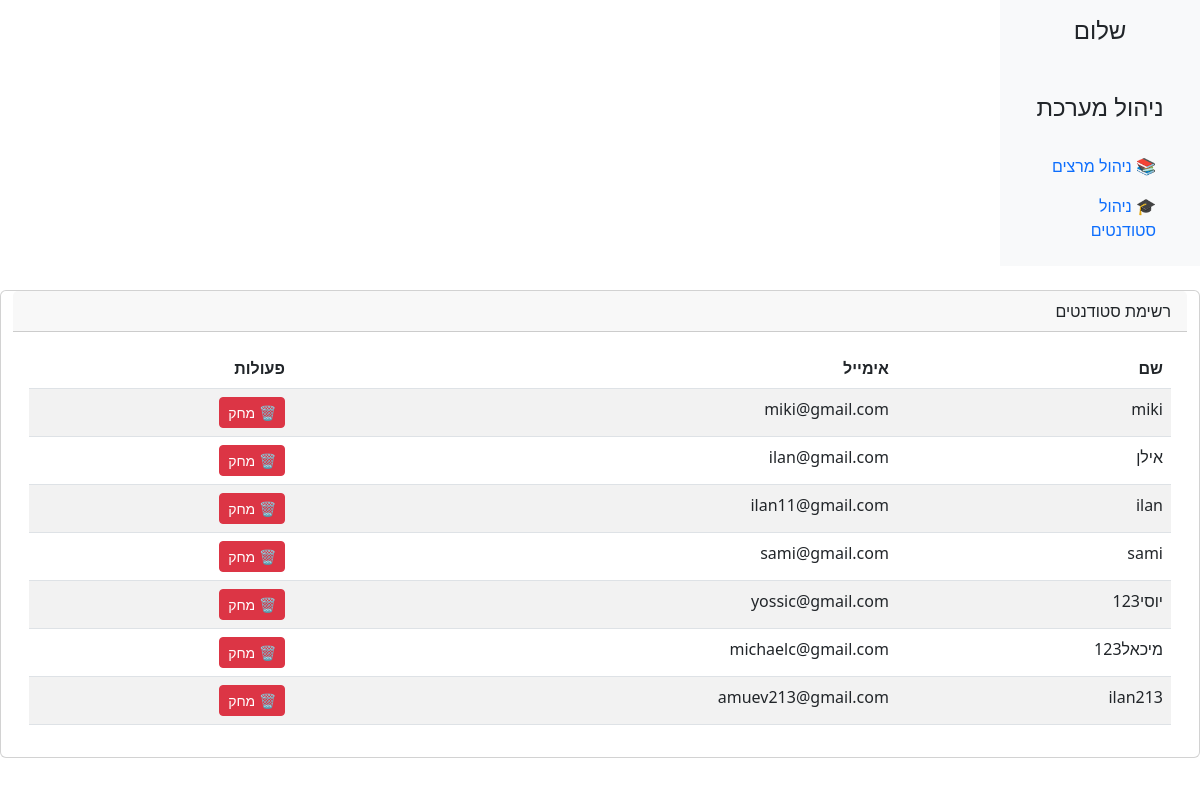
The page /admin_page_students_section/ on the database its author committed.
### App_SetUp/models.py (models this page shows)
class User(AbstractUser):
    is_admin = models.BooleanField('Is admin', default=False)
    is_student = models.BooleanField('Is student', default=False)
    is_lecturer = models.BooleanField('Is lecturer', default=False)

### App_SetUp/views.py (the view)
# urls.py: path('admin_page_students_section/', views.manage_students, name='manage_students'),
def manage_students(request):
    active_students = User.objects.filter(is_student=True, is_active=True)
    context = {
        "active_students": active_students
    }
    return render(request, "admin_page_students_section.html", context)

### App_SetUp/templates/admin_page_students_section.html (shortened to what this page needs)
<!DOCTYPE html>
<html lang="he" dir="rtl">
<head>
    <link href="https://cdn.jsdelivr.net/npm/bootstrap@5.3.0/dist/css/bootstrap.min.css" rel="stylesheet">
</head>
<body>
<div class="container-fluid">
    <div class="row">
        <nav class="col-md-2 d-none d-md-block bg-light sidebar">
            <div class="position-sticky">
                <h4 class="text-center mt-3">שלום {{ request.user.username }}</h4>
                <br>
                <h4 class="text-center mt-3">ניהול מערכת</h4>
                <ul class="nav flex-column p-3">
                    <li class="nav-item"><a class="nav-link active" href="{% url 'manage_lecturers' %}">📚 ניהול מרצים</a></li>
                    <li class="nav-item"><a class="nav-link" href="{% url 'manage_students' %}">🎓 ניהול סטודנטים</a></li>
                </ul>
            </div>
        </nav>
            <div class="card my-4">
                <div class="card-header">רשימת סטודנטים</div>
                <div class="card-body">
                    <table class="table table-striped">
                        <thead>
                            <tr>
                                <th>שם</th>
                                <th>אימייל</th>
                                <th>פעולות</th>
                            </tr>
                        </thead>
                        <tbody>
                            {% for student in active_students %}
                            <tr>
                                <td>{{ student.username }}</td>
                                <td>{{ student.email }}</td>
                                <td>
                                    <form method="post" action="{% url 'delete_student'%}" onsubmit="return confirmDeletion()">
                                        <button type="submit" class="btn btn-danger btn-sm">🗑 מחק</button>
                                    </form>
                                </td>
                            </tr>
                            {% empty %}
                            <tr><td colspan="3" class="text-center">אין סטודנטים רשומים</td></tr>
                            {% endfor %}
                        </tbody>
                    </table>
                </div>
            </div>
       </div>
</div>
</body>
</html>

### rows shown on the page
User: username "miki", email "miki@gmail.com"
User: username "אילן", email "ilan@gmail.com"
User: username "ilan", email "ilan11@gmail.com"
User: username "sami", email "sami@gmail.com"
User: username "יוסי123", email "yossic@gmail.com"
User: username "מיכאל123", email "michaelc@gmail.com"
User: username "ilan213", email "amuev213@gmail.com"
